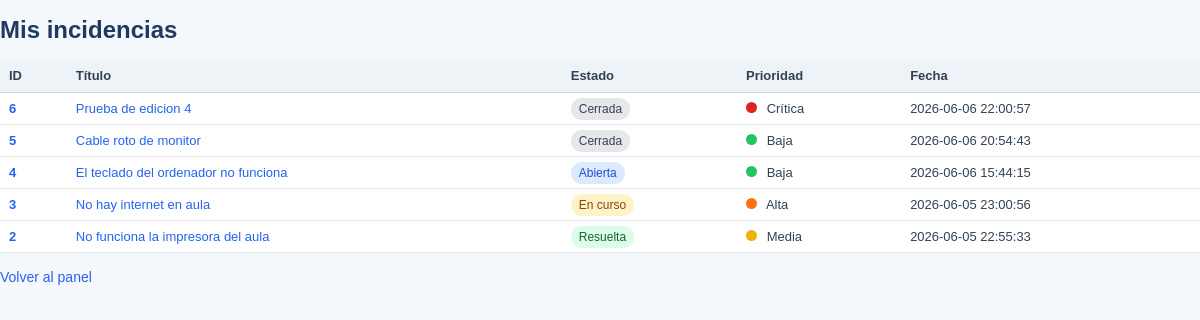
Page /incidencias/mis_incidencias.php (signed in) on the committed database.
### tables this page shows
CREATE TABLE `incidencias` (
  `id_incidencia` int NOT NULL,
  `titulo` varchar(200) NOT NULL,
  `descripcion` text NOT NULL,
  `fecha_creacion` timestamp NULL DEFAULT CURRENT_TIMESTAMP,
  `id_usuario` int NOT NULL,
  `id_estado` int NOT NULL,
  `id_prioridad` int NOT NULL,
  `id_categoria` int NOT NULL,
  `tecnico_asignado` int DEFAULT NULL
);

CREATE TABLE `estados` (
  `id_estado` int NOT NULL,
  `nombre_estado` varchar(50) NOT NULL
);

CREATE TABLE `prioridades` (
  `id_prioridad` int NOT NULL,
  `nombre_prioridad` varchar(50) NOT NULL
);

### incidencias/mis_incidencias.php (the view, shortened to what this page needs)
<?php
require_once '../config/database.php';
$sql = " SELECT
	i.id_incidencia,
	i.titulo,
	i.fecha_creacion,
	e.nombre_estado,
	p.nombre_prioridad
FROM incidencias i
	INNER JOIN estados e
		ON i.id_estado = e.id_estado
	INNER JOIN prioridades p
		ON i.id_prioridad = p.id_prioridad
	WHERE i.id_usuario = :usuario
	ORDER BY i.fecha_creacion DESC
	";
$stmt = $conexion->prepare($sql);
$stmt->execute(['usuario'=> $_SESSION['usuario_id']]);
$incidencias = $stmt->fetchAll(PDO::FETCH_ASSOC);
?>
<!DOCTYPE html>
<html lang="es">
<head>
<link rel="stylesheet" href="../assets/css/style.css">
</head>
<body>
<h1>Mis incidencias</h1>
<table class="ticket-table">
<tr>
	<th>ID</th>
	<th>Título</th>
	<th>Estado</th>
	<th>Prioridad</th>
	<th>Fecha</th>
</tr>
<?php foreach($incidencias as $incidencia): ?>
<tr>
	<td>
	<span class="ticket-id">
		<?php echo $incidencia['id_incidencia']; ?>
	</span>
	</td>
	<td>
		<a href="ver.php?id=<?php echo $incidencia['id_incidencia']; ?>">
		<?php echo $incidencia['titulo']; ?>
	</td>
	<td> <?php $estadoClase = strtolower($incidencia['nombre_estado']);
		if ($estadoClase == 'en curso') {
		    $estadoClase = 'curso';
		}?>
		<span class="estado estado-<?php echo $estadoClase; ?>">
		<?php echo htmlspecialchars($incidencia['nombre_estado']); ?>
		</span>
	</td>
	<td> <?php $prioridadClase = strtolower($incidencia['nombre_prioridad']);
		if ($prioridadClase == 'crítica') {
		    $prioridadClase = 'critica';
		}?>
		<span class="priority-dot priority-<?php echo $prioridadClase; ?>"></span>
		<?php echo htmlspecialchars($incidencia['nombre_prioridad']); ?>
	</td>
	<td> <?php echo $incidencia['fecha_creacion']; ?> </td>
</tr>
<?php endforeach; ?>
</table>
<br>
<a href="../dashboard.php"> Volver al panel</a>
</body>
</html>

### assets/style.css (style rules this page uses)
* { box-sizzing: border-box; }
body { margin: 0; font-family: Arial, Helvetica, sans-serif; background: #f4f7fb; color: #1f2937; font-size: 14px; }
h1 { font-size: 24px; margin-bottom: 15px; color: #1e3a5f; }
a { color: #2563eb; text-decoration: none; }
.ticket-table { width:100%; border-collapse: collapse; background: white; font-size: 13px; }
.ticket-table th { background: #eef3f8; color: #334155; text-align: left; padding: 9px; border-bottom: 1px solid #cbd5e1; font-weight: bold; }
.ticket-table td { padding: 8px 9px; border-bottom: 1px solid #e5e7eb; color: #334155; }
.ticket-id { color: #2563eb; font-weight: bold; }
.priority-dot { width: 11px; height: 11px; border-radius: 50%; display: inline-block; margin-right: 6px; }
.priority-baja { background: #22c55e; }
.priority-media { background: #eab308; }
.priority-alta { background: #f97316; }
.priority-critica { background: #dc2626; }
.estado { padding: 4px 8px; border-radius: 12px; background: #e2e8f0; font-size: 12px; }
.estado-abierta { background: #dbeafe; color: #1d4ed8; }
.estado-curso { background: #fef3c7; color: #92400e; }
.estado-resuelta { background: #dcfce7; color: #166534; }
.estado-cerrada { background: #e5e7eb; color: #374151; }

### rows in the picture
incidencias: id_incidencia "6", titulo "Prueba de edicion 4", id_estado.nombre_estado "Cerrada", id_prioridad.nombre_prioridad "Crítica", fecha_creacion "2026-06-06 22:00:57"
incidencias: id_incidencia "5", titulo "Cable roto de monitor", id_estado.nombre_estado "Cerrada", id_prioridad.nombre_prioridad "Baja", fecha_creacion "2026-06-06 20:54:43"
incidencias: id_incidencia "4", titulo "El teclado del ordenador no funciona", id_estado.nombre_estado "Abierta", id_prioridad.nombre_prioridad "Baja", fecha_creacion "2026-06-06 15:44:15"
incidencias: id_incidencia "3", titulo "No hay internet en aula", id_estado.nombre_estado "En curso", id_prioridad.nombre_prioridad "Alta", fecha_creacion "2026-06-05 23:00:56"
incidencias: id_incidencia "2", titulo "No funciona la impresora del aula", id_estado.nombre_estado "Resuelta", id_prioridad.nombre_prioridad "Media", fecha_creacion "2026-06-05 22:55:33"
